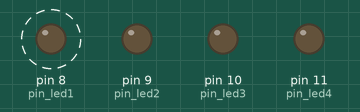
The sketch below on a simulated Arduino Uno, built with avr-gcc and run on an emulated ATmega328P. On the bench: output pins drawn as LEDs (lit = HIGH). Dashed ring = blinking.

Above: at 0.5 s.
Timing chart, 0 to 4.6 s (numbered marks = the images above):
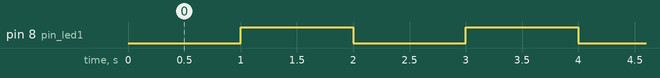

Measured:
- by itself, pin 8 (pin_led1): alternates HIGH for 1.0 s and LOW for 1.0 s

The sketch:

atividade2.ino
```cpp
#define pin_led1 8    // e /* */
#define pin_led2 9
#define pin_led3 10
#define pin_led4 11

void setup() {
  Serial.begin(9600);
  pinMode(pin_led1, OUTPUT);
  pinMode(pin_led2, OUTPUT);
  pinMode(pin_led3, OUTPUT);
  pinMode(pin_led4, OUTPUT);
}

void loop() {
  delay(1000);
  digitalWrite(pin_led1, HIGH);
  digitalWrite(pin_led1, HIGH);
  digitalWrite(pin_led1, HIGH);
  digitalWrite(pin_led1, HIGH);
  delay(1000);
  digitalWrite(pin_led1, LOW);
  digitalWrite(pin_led1, LOW);
  digitalWrite(pin_led1, LOW);
  digitalWrite(pin_led1, LOW);
  }
```
